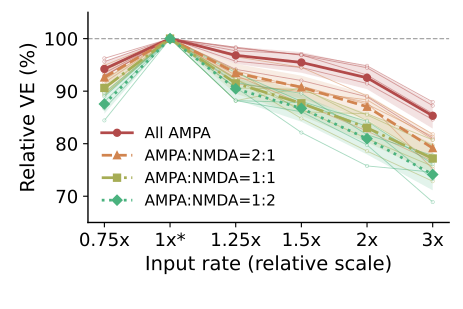

Write the Python code that produced this figure.
import csv
import os
from pathlib import Path

import matplotlib
matplotlib.use("Agg")
import matplotlib.pyplot as plt
import numpy as np
import torch
from torch import nn

FIGURE = 'Figure3_b1'
AXIS = 'b'
LEVELS = [('rate_0p75x', '0.75x'), ('rate_1x', '1x'), ('rate_1p25x', '1.25x'), ('rate_1p5x', '1.5x'), ('rate_2x', '2x'), ('rate_3x', '3x')]
METRIC = 've'
X_LABEL = 'Input rate (relative scale)'
Y_LABEL = 'Relative VE (%)'
BASELINE = 'rate_1x'
CASES = ("all_ampa", "ampa_nmda_2to1", "ampa_nmda_1to1", "ampa_nmda_1to2")
LABELS = ("All AMPA", "AMPA:NMDA=2:1", "AMPA:NMDA=1:1", "AMPA:NMDA=1:2")
COLORS = ("#B24A4A", "#D1844F", "#A6AD55", "#4AB27E")
MARKERS = ("o", "^", "s", "D")
STYLES = ("-", "--", "-.", ":")


class Bilinear(nn.Module):
    def __init__(self, device):
        super().__init__()
        self.weight = nn.Parameter(torch.zeros((1, 500, 500), device=device))
        self.register_buffer("bias", torch.zeros(1, device=device))

    def forward(self, x):
        return torch.einsum("...i,ij,...j->...", x, self.weight[0], x).unsqueeze(-1) + self.bias


class Model(nn.Module):
    def __init__(self, steps, device):
        super().__init__()
        self.steps = steps
        self.tau_rise = nn.Parameter(torch.zeros(500, device=device))
        self.tau_decay = nn.Parameter(torch.zeros(500, device=device))
        self.omega = nn.Parameter(torch.zeros(500, device=device))
        self.v_th = nn.Parameter(torch.zeros((), device=device))
        self.reset_amp = nn.Parameter(torch.zeros((), device=device))
        self.tau_reset = nn.Parameter(torch.zeros((), device=device))
        self.bilinear = Bilinear(device)
        self.kernel_fft = None
        self.reset_alpha = None
        self.reset_amplitude = None
        self.reset_powers = None

    def forward(self, x):
        full_length = 2 * self.steps - 1
        fft_size = 1 << (full_length - 1).bit_length()
        if self.kernel_fft is None:
            lag = (torch.arange(self.steps, dtype=self.omega.dtype, device=self.omega.device) - .5).clamp_min(0.)
            kernels = self.omega[:, None] * (1 - torch.exp(-lag[None] / self.tau_rise[:, None])) * torch.exp(-lag[None] / self.tau_decay[:, None])
            self.kernel_fft = torch.fft.rfft(kernels, n=fft_size, dim=1)
            tau = torch.clamp(torch.abs(self.tau_reset), min=1e-4).to(dtype=self.omega.dtype)
            self.reset_alpha = torch.exp(-torch.ones((), device=self.omega.device, dtype=self.omega.dtype) / tau)
            self.reset_amplitude = torch.abs(self.reset_amp).to(dtype=self.omega.dtype)
            self.reset_powers = self.reset_alpha.pow(torch.arange(self.steps, device=self.omega.device, dtype=self.omega.dtype))
        x_fft = torch.fft.rfft(x, n=fft_size, dim=2)
        filtered = torch.fft.irfft(x_fft * self.kernel_fft.unsqueeze(0), n=fft_size, dim=2)[..., :self.steps].permute(0, 2, 1)
        drive = (self.bilinear(filtered) + torch.sum(filtered, dim=2).unsqueeze(-1)).squeeze(-1)
        alpha, amplitude, powers = self.reset_alpha, self.reset_amplitude, self.reset_powers
        voltage = torch.empty_like(drive)
        reset = torch.zeros((), device=drive.device, dtype=drive.dtype)
        t = 0
        while t < self.steps:
            segment = drive[0, t:] + reset * powers[:self.steps - t]
            found = torch.nonzero(segment >= self.v_th, as_tuple=False)
            if found.numel() == 0:
                voltage[0, t:] = segment
                break
            offset = int(found[0, 0].item())
            voltage[0, t:t + offset + 1] = segment[:offset + 1]
            at_spike = reset * powers[offset]
            reset = alpha * at_spike - amplitude
            t += offset + 1
        return voltage


def spike_counts(truth, predicted):
    used = np.zeros(len(predicted), dtype=bool)
    matched = 0
    for spike in truth:
        possible = np.flatnonzero((~used) & (np.abs(predicted - spike) <= 10.))
        if len(possible):
            closest = possible[np.argmin(np.abs(predicted[possible] - spike))]
            used[closest] = True
            matched += 1
    return matched, int((~used).sum()), len(truth) - matched


def evaluate_group(folder, state, device):
    inputs = np.load(folder / "test_ip.npy", mmap_mode="r", allow_pickle=False)
    voltage = np.load(folder / "test_op.npy", mmap_mode="r", allow_pickle=False)
    spikes = np.load(folder / "test_spike_time.npy", allow_pickle=True)
    assert len(inputs) == len(voltage) == len(spikes) == 100 and inputs.shape[1] == 500
    assert voltage.shape[1] == inputs.shape[2]
    model = Model(inputs.shape[2], device)
    model.load_state_dict(state, strict=True)
    model.eval()
    assert torch.count_nonzero(torch.diagonal(model.bilinear.weight[0])).item() == 0
    threshold = float(model.v_th.detach().cpu())
    totals = np.zeros(9, dtype=np.float64)
    with torch.inference_mode():
        for i in range(100):
            x = torch.as_tensor(np.array(inputs[i:i + 1]), dtype=torch.float32, device=device)
            prediction = model(x).cpu().numpy()[0]
            target = np.asarray(voltage[i], dtype=np.float64)
            truth = np.asarray(spikes[i], dtype=np.float64).ravel()
            assert np.isfinite(target).all() and np.isfinite(truth).all()
            mask = np.ones(len(target), dtype=bool)
            for spike in truth:
                mask[max(0, int(np.floor(spike - 10))):min(len(mask), int(np.ceil(spike + 10)) + 1)] = False
            residual = (target - prediction)[mask]
            above = prediction >= threshold
            predicted = np.flatnonzero(above[1:] & ~above[:-1]) + 1
            if above[0]:
                predicted = np.r_[0, predicted]
            tp, fp, fn = spike_counts(truth, predicted)
            totals += np.array([len(residual), residual.sum(), residual @ residual,
                                len(target), target.sum(), target @ target, tp, fp, fn], dtype=np.float64)
    nr, sr, ssr, nt, st, sst, tp, fp, fn = totals
    ve = 1 - (ssr / nr - (sr / nr) ** 2) / (sst / nt - (st / nt) ** 2)
    f1 = 2 * tp / (2 * tp + fp + fn) if 2 * tp + fp + fn else 0.
    return np.array([ve, f1])




def write_table(path, columns, runs, means, stds):
    values = np.asarray(runs)
    if values.ndim != 2 or values.shape[0] != len(columns) or len(means) != len(columns) or len(stds) != len(columns):
        raise ValueError("Unexpected source table shape")
    path.parent.mkdir(parents=True, exist_ok=True)
    temporary = path.with_name(f".{path.name}.{os.getpid()}.tmp")
    try:
        with temporary.open("w", encoding="utf-8", newline="") as stream:
            writer = csv.writer(stream)
            writer.writerow(["run", *columns])
            for index in range(values.shape[1]):
                writer.writerow([f"run_{index + 1}", *values[:, index]])
            writer.writerow(["mean", *means])
            writer.writerow(["std", *stds])
        os.replace(temporary, path)
    finally:
        if temporary.exists():
            temporary.unlink()


def write_metrics_table(path, cases, levels, values, normalized):
    columns, runs, means, stds = [], [], [], []
    for case_index, case in enumerate(cases):
        for level_index, (level, _) in enumerate(levels):
            for metric_index, metric in enumerate(("VE", "F1")):
                raw = values[case_index, level_index, :, metric_index]
                relative = normalized[case_index, level_index, :, metric_index]
                columns.extend((f"{case}_{level}_{metric}_raw", f"{case}_{level}_{metric}_relative_percent"))
                runs.extend((raw, relative * 100.0))
                means.extend((raw.mean(), relative.mean() * 100.0))
                stds.extend((raw.std(ddof=0), relative.std(ddof=0) * 100.0))
    write_table(path, columns, runs, means, stds)


def main():
    torch.set_num_threads(2)
    torch.backends.cuda.matmul.allow_tf32 = False
    torch.backends.cudnn.allow_tf32 = False
    device = torch.device("cuda:0" if torch.cuda.is_available() else "cpu")
    root = Path(__file__).resolve().parents[3]
    data_root = root / "nc_final_data" / "Figure3" / f"Figure3_{AXIS}"
    result_root = root / "nc_final_source_data" / "Figure3" / f"Figure3_{AXIS}"
    baseline_index = [name for name, _ in LEVELS].index(BASELINE)
    values = np.empty((4, len(LEVELS), 5, 2), dtype=float)
    for case_index, case in enumerate(CASES):
        checkpoint = torch.load(data_root / case / "dbnn_checkpoint.pt", map_location="cpu", weights_only=True)
        assert list(checkpoint) == ["model_state"]
        for level_index, (level, _) in enumerate(LEVELS):
            for group_index in range(5):
                folder = data_root / case / level / f"group_{group_index + 1}"
                values[case_index, level_index, group_index] = evaluate_group(folder, checkpoint["model_state"], device)
    normalized = values / values[:, baseline_index:baseline_index + 1, :, :]
    metric_index = 0 if METRIC == "ve" else 1
    mean = normalized[:, :, :, metric_index].mean(axis=2) * 100.
    std = normalized[:, :, :, metric_index].std(axis=2, ddof=0) * 100.
    positions = np.arange(len(LEVELS), dtype=float)
    write_metrics_table(result_root / f"Figure3_{AXIS}.csv", CASES, LEVELS, values, normalized)
    plt.rcParams.update({"font.size": 13, "axes.labelsize": 14, "xtick.labelsize": 13,
                         "ytick.labelsize": 13, "legend.fontsize": 11, "axes.linewidth": 1.,
                         "pdf.fonttype": 42, "ps.fonttype": 42})
    fig, ax = plt.subplots(figsize=(333. / 72., 222. / 72.))
    for i in range(len(CASES)):
        ax.fill_between(positions, mean[i] - std[i], mean[i] + std[i], color=COLORS[i], alpha=.16, linewidth=0)
        for repeat in range(normalized.shape[2]):
            ax.plot(positions, normalized[i, :, repeat, metric_index] * 100., color=COLORS[i],
                    linewidth=.65, alpha=.48, marker="o", markersize=2.4,
                    markerfacecolor="white", markeredgewidth=.45, zorder=2)
        ax.plot(positions, mean[i], color=COLORS[i], marker=MARKERS[i], linestyle=STYLES[i],
                markersize=5, linewidth=2, label=LABELS[i], zorder=3)
    ticks = [label for _, label in LEVELS]
    ticks[baseline_index] += "*"
    ax.set_xticks(positions, ticks)
    ax.set_xlabel(X_LABEL)
    ax.set_ylabel(Y_LABEL)
    if AXIS == "a":
        ax.set_ylim(80., 102.)
        ax.set_yticks(np.arange(80., 101., 5.))
    else:
        combined = np.r_[np.ravel(mean - std), np.ravel(mean + std), 100.]
        lower = 5. * np.floor((float(combined.min()) - 3.) / 5.)
        upper = 5. * np.ceil((float(combined.max()) + 3.) / 5.)
        step = 5. if upper - lower <= 20. else 10.
        ax.set_ylim(lower, upper)
        ax.set_yticks(np.arange(step * np.ceil(lower / step), upper + .1 * step, step))
    ax.axhline(100., color="0.65", linestyle="--", linewidth=.9, zorder=0)
    ax.spines["top"].set_visible(False)
    ax.spines["right"].set_visible(False)
    ax.legend(frameon=False, fontsize=11, loc="best")
    fig.subplots_adjust(left=.19, right=.97, bottom=.28 if AXIS == "b" else .20, top=.96)
    fig.savefig(Path(__file__).with_suffix(".pdf"), format="pdf")
    plt.close(fig)


if __name__ == "__main__":
    main()
